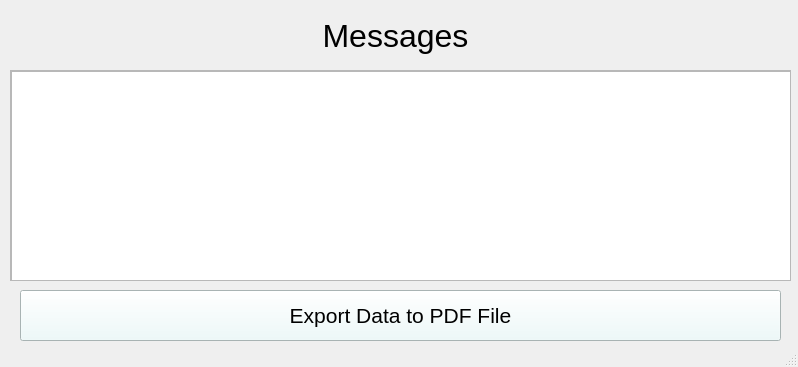
<?xml version="1.0" encoding="UTF-8"?>
<ui version="4.0">
 <class>medicationsDataWindow</class>
 <widget class="QMainWindow" name="medicationsDataWindow">
  <property name="geometry">
   <rect>
    <x>0</x>
    <y>0</y>
    <width>798</width>
    <height>367</height>
   </rect>
  </property>
  <property name="windowTitle">
   <string>MainWindow</string>
  </property>
  <widget class="QWidget" name="centralwidget">
   <widget class="QLabel" name="label">
    <property name="geometry">
     <rect>
      <x>10</x>
      <y>10</y>
      <width>771</width>
      <height>51</height>
     </rect>
    </property>
    <property name="font">
     <font>
      <pointsize>24</pointsize>
     </font>
    </property>
    <property name="text">
     <string>Messages</string>
    </property>
    <property name="alignment">
     <set>Qt::AlignCenter</set>
    </property>
   </widget>
   <widget class="QScrollArea" name="scrollArea">
    <property name="geometry">
     <rect>
      <x>10</x>
      <y>70</y>
      <width>781</width>
      <height>211</height>
     </rect>
    </property>
    <property name="widgetResizable">
     <bool>true</bool>
    </property>
    <widget class="QWidget" name="scrollAreaWidgetContents">
     <property name="geometry">
      <rect>
       <x>0</x>
       <y>0</y>
       <width>779</width>
       <height>209</height>
      </rect>
     </property>
     <widget class="QTableWidget" name="tableWidget">
      <property name="geometry">
       <rect>
        <x>0</x>
        <y>0</y>
        <width>781</width>
        <height>211</height>
       </rect>
      </property>
     </widget>
    </widget>
   </widget>
   <widget class="QPushButton" name="exportBtn">
    <property name="geometry">
     <rect>
      <x>20</x>
      <y>290</y>
      <width>761</width>
      <height>51</height>
     </rect>
    </property>
    <property name="font">
     <font>
      <pointsize>16</pointsize>
     </font>
    </property>
    <property name="styleSheet">
     <string notr="true">background-color: rgb(235, 250, 250);</string>
    </property>
    <property name="text">
     <string>Export Data to PDF File</string>
    </property>
   </widget>
  </widget>
  <widget class="QStatusBar" name="statusbar"/>
 </widget>
 <resources/>
 <connections/>
</ui>
